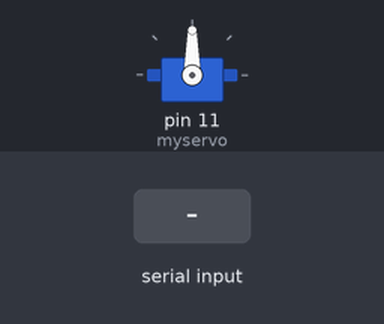
This sketch was run on a simulated Arduino Uno, built with avr-gcc and run on an emulated ATmega328P. Parts: servo. Inputs (shaded band) come from the test bench.

Above: at 1.2 s.
1.3 s: "90,45\n" received over Serial
At 3.5 s:
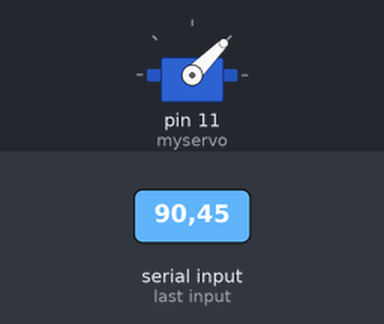
3.8 s: "30,150\n" received over Serial
At 5.6 s:
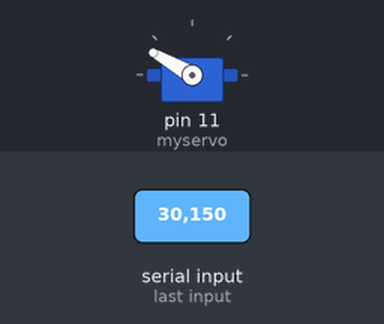
6.3 s: "200\n" received over Serial
At 6.8 s:
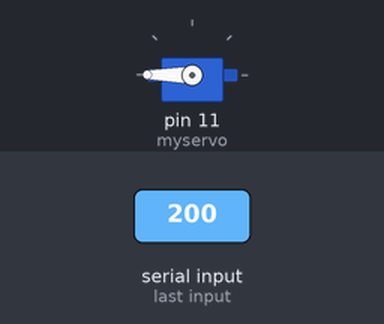
9.3 s: "90\n" received over Serial
At 11.8 s:
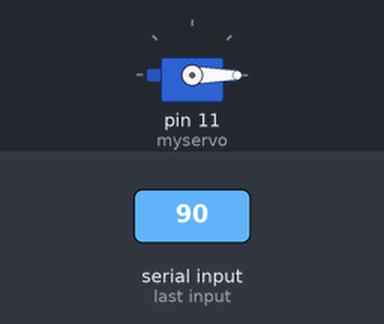
Timing chart, 0 to 13.3 s (numbered marks = the images above; inputs shaded):
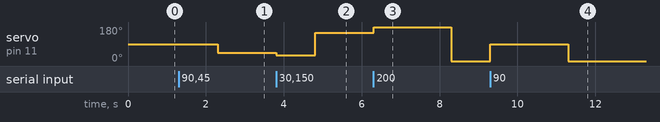

Measured:
- after the input at 1.3 s, servo on pin 11 (myservo): 90° → 45° after 1.0 s
- after the input at 3.8 s, servo on pin 11 (myservo): 45° → 30° at once, → 150° 1.0 s later
- after the input at 6.3 s, servo on pin 11 (myservo): 150° → 180° at once, → 0° 2.0 s later
- after the input at 9.3 s, servo on pin 11 (myservo): 0° → 90° at once, → 0° 2.0 s later

The sketch:

OUT_Srv_2S.ino
```cpp
#include <Servo.h>
Servo myservo;
int input;
void setup()
{
  myservo.attach(11);
  Serial.begin(9600);
}
void loop()
{
  if (Serial.available() > 0)
  {
    input = Serial.parseInt();
    myservo.write(input);
    delay (1000);
  }
}
```
